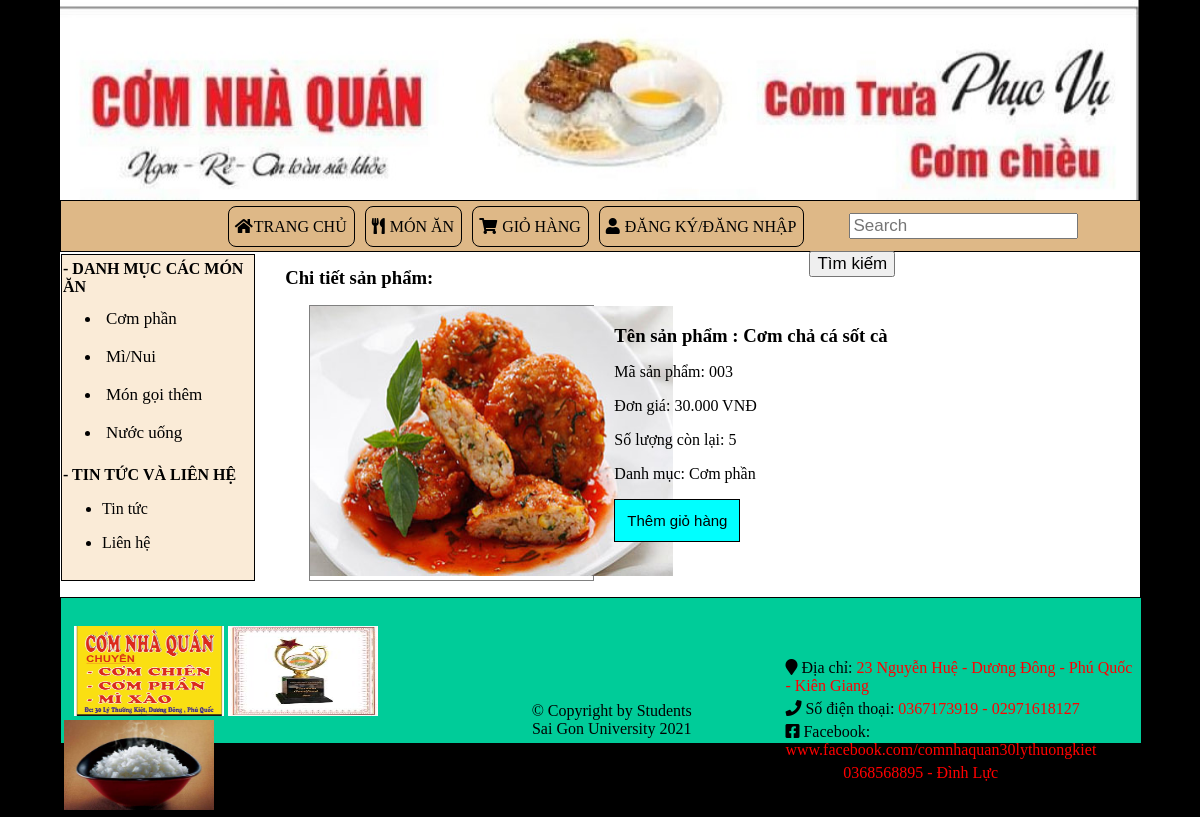
Page /index.php?quanly=sanpham&masp=003 on the committed database.
### tables this page shows
CREATE TABLE `tbl_danhmuc` (
  `id_danhmuc` int(11) NOT NULL,
  `tendanhmuc` varchar(100) NOT NULL,
  `thutu` int(11) NOT NULL
);

CREATE TABLE `tbl_sanpham` (
  `masp` varchar(10) NOT NULL,
  `tensanpham` varchar(250) NOT NULL,
  `giasp` varchar(50) NOT NULL,
  `soluong` int(11) NOT NULL,
  `hinhanh` varchar(50) NOT NULL,
  `tomtat` text NOT NULL,
  `noidung` text NOT NULL,
  `tinhtrang` int(11) NOT NULL,
  `id_danhmuc` int(11) NOT NULL
);

### pages/main/sanpham.php (the view)
<h3 style="margin: 10px 20px 16px">Chi tiết sản phẩm:</h3>
<?php
	$sql_chitiet = "SELECT * FROM tbl_sanpham,tbl_danhmuc WHERE tbl_sanpham.id_danhmuc=tbl_danhmuc.id_danhmuc AND tbl_sanpham.masp='$_GET[masp]' LIMIT 1";
	$query_chitiet = mysqli_query($mysqli,$sql_chitiet);
	while($row_chitiet = mysqli_fetch_array($query_chitiet)){
?>
<div class="wrapper_chitiet">
	<div class="hinhanh_sanpham">
		<img width="363px" height="270px" src="admincp/modules/quanlysp/uploads/<?php echo $row_chitiet['hinhanh'] ?>">
	</div>
	<form method="POST" action="pages/main/themgiohang.php?masp=<?php echo $row_chitiet['masp'] ?>">
		<div class="chitiet_sanpham">
			<h3 style="margin:0">Tên sản phẩm : <?php echo $row_chitiet['tensanpham'] ?></h3>
			<p>Mã sản phẩm: <?php echo $row_chitiet['masp'] ?></p>
			<p>Đơn giá: <?php echo number_format($row_chitiet['giasp'],0,',','.').' VNĐ' ?></p>
			<p>Số lượng còn lại: <?php echo $row_chitiet['soluong'] ?></p>
			<p>Danh mục: <?php echo $row_chitiet['tendanhmuc'] ?></p>
			<p><input class="themgiohang" name="themgiohang" type="submit" value="Thêm giỏ hàng"></p>
		</div>
	</form>
</div>
<?php
}
?>

### pages/sidebar.php
<div class="sidebar">
	<h4 style="margin-top: 5px">- DANH MỤC CÁC MÓN ĂN</h4>
	<ul class="list_sidebar">
		<?php
			$sql_danhmuc = "SELECT * FROM tbl_danhmuc ORDER BY id_danhmuc ASC";
			$query_danhmuc = mysqli_query($mysqli,$sql_danhmuc);
			while($row = mysqli_fetch_array($query_danhmuc)){
		?>
		<li><a href="index.php?quanly=danhmucsanpham&id=<?php echo $row['id_danhmuc'] ?>"><?php echo $row['tendanhmuc'] ?></a></li>
		<?php
		}
		?>
	</ul>
	<h4>- TIN TỨC VÀ LIÊN HỆ</h4>
	<ul>
		<li><?php include("main/tintuc.php") ?></li>
		<li><?php include("main/lienhe.php") ?></li>
	</ul>
</div>

### css/style.css (style rules this page uses)
body { margin: 0; padding: 0; background-color: #000; }
h4 { margin: 1px; padding: 0; }
.wrapper_chitiet { height: auto; width: 90%; margin:0 auto; }
.hinhanh_sanpham { float: left; width: 36%; border: 1px solid gray; margin-right: 10px; }
.chitiet_sanpham { float: left; width: 40%; margin: 20px 10px 39px; }
input.themgiohang { border: none; background: aqua; color: black; padding: 12px; font-size: 15px; cursor: pointer; border: 1px solid black; }
.sidebar { background-color: antiquewhite; border:1px solid #000; height: 325px; width: 16%; margin-top:2px; margin-left:1px; float: left; position: fixed; }
ul.list_sidebar { padding: 0; padding-left: 10px; margin-left: 26px; margin-top: 5px; width: 85%; line-height: 25px; }
ul.list_sidebar li a { text-decoration: none; text-align: left; display: block; color: black; font-size: 17px; }
ul.list_sidebar li { margin: 3px; padding: 5px; }

### rows in the picture
tbl_danhmuc: tendanhmuc "Cơm phần"
tbl_danhmuc: tendanhmuc "Mì/Nui"
tbl_danhmuc: tendanhmuc "Món gọi thêm"
tbl_danhmuc: tendanhmuc "Nước uống"
tbl_sanpham: hinhanh (picture), tensanpham "Cơm chả cá sốt cà", masp "003", giasp "30.000", soluong "5", id_danhmuc.tendanhmuc "Cơm phần"
